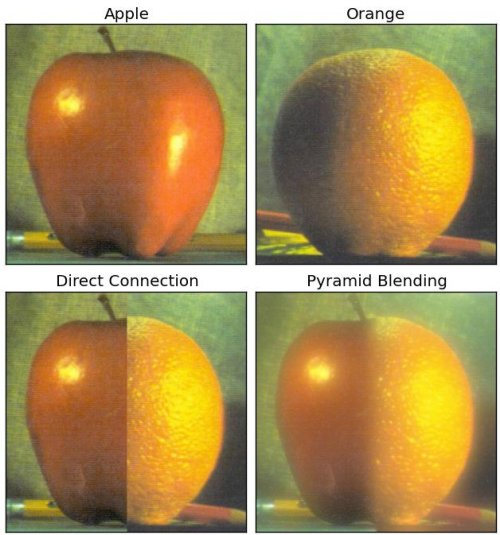
#> input picture img/apple.jpg, 500 x 535 px, given in place of the camera
$ python liveSketch.py
#> lines starting #> are read from the running program, lines starting #| are printed output that depends on the picture
#> in liveSketch, frame is the input picture: shape (535, 500, 3); mean B, G, R 87.2, 143.1, 169.2
import cv2 as cv
import numpy as np
from matplotlib import pyplot as plt


def sketch(image):
    # Convert image to gray scale
    img_gray = cv.cvtColor(image, cv.COLOR_BGR2GRAY)
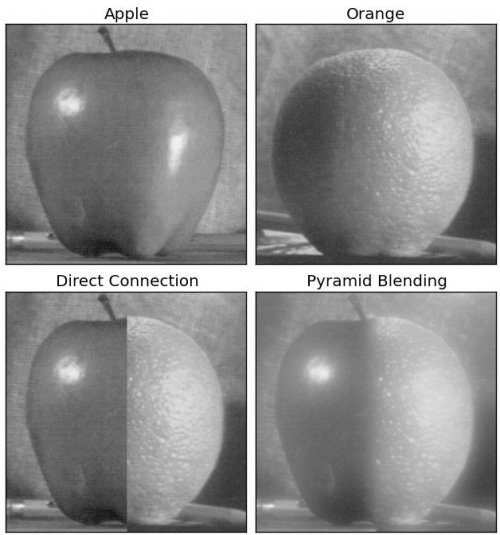
#> img_gray: shape (535, 500); min 0, max 255, mean 144.5

    # Clean up image using Gaussian Blur
    img_gray_blur = cv.GaussianBlur(img_gray, (5, 5), 0)
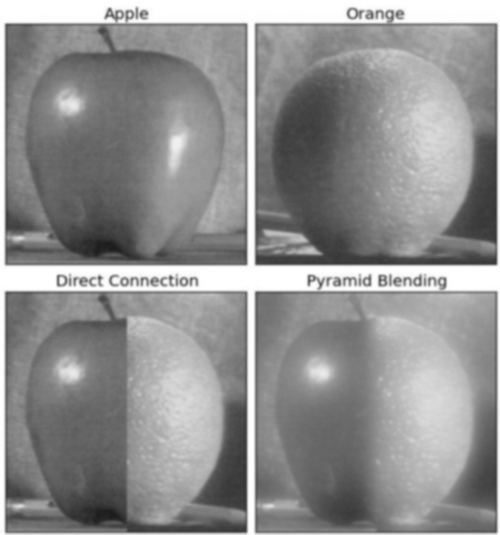
#> img_gray_blur: shape (535, 500); min 27, max 255, mean 144.5

    # Extract Edges
    canny_edges = cv.Canny(img_gray_blur, 30, 70)
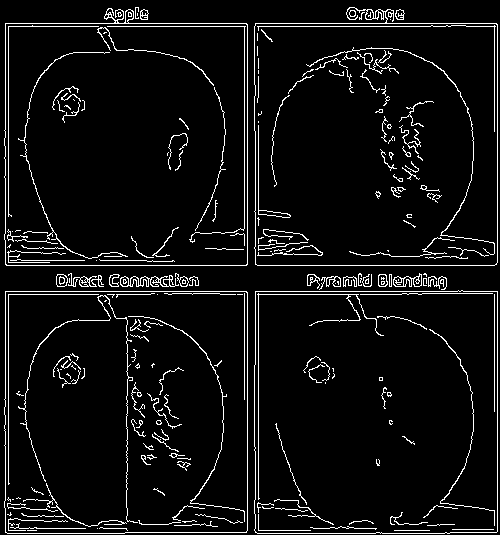
#> canny_edges: shape (535, 500); 6.1% white in thin lines or dots

    # Do an invert binarize the image
    ret, mask = cv.threshold(canny_edges, 120, 255, cv.THRESH_BINARY_INV)
#> mask: shape (535, 500); 93.9% white; black in thin lines or dots

    return mask


def liveSketch():
    cap = cv.VideoCapture(0)

    while True:
        ret, frame = cap.read()
        cv.imshow("Live Sketch", sketch(frame))
        if cv.waitKey(1) == 27:
#> (key Esc is pressed here)
            break

    cap.release()
    cv.destroyAllWindows()


if __name__ == "__main__":
    liveSketch()
